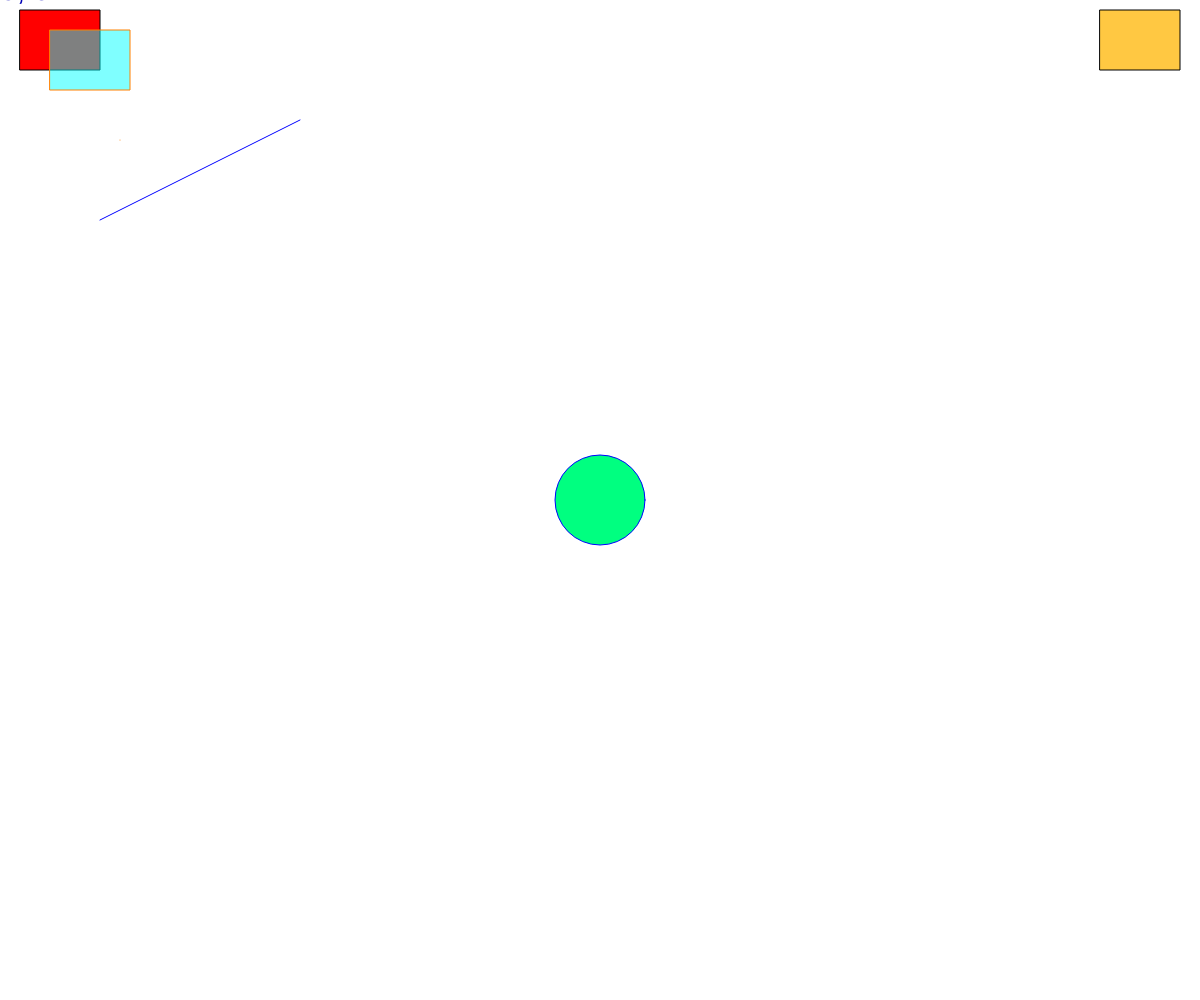
Frame 1 (no input)
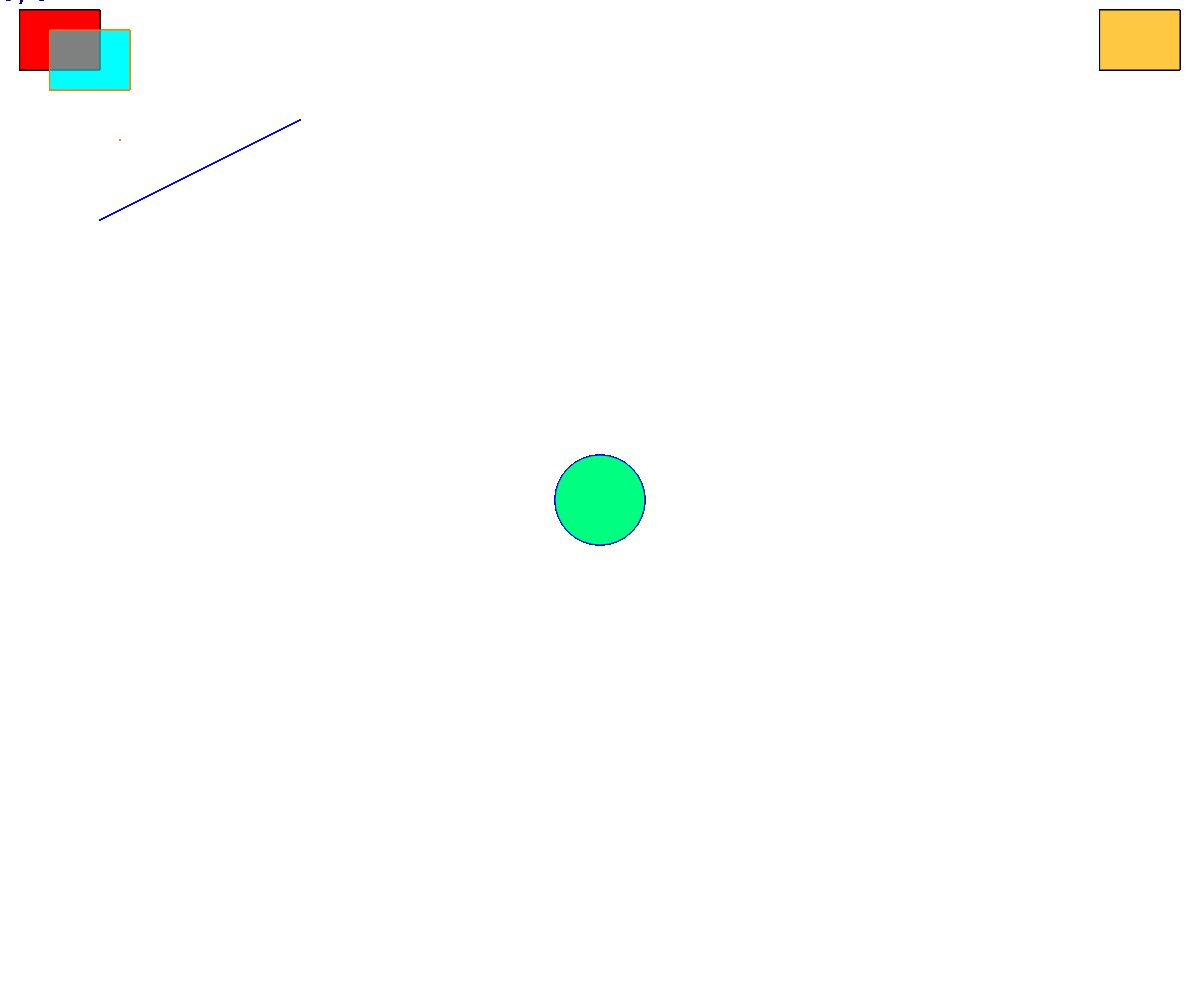
Frame 60 (no input)
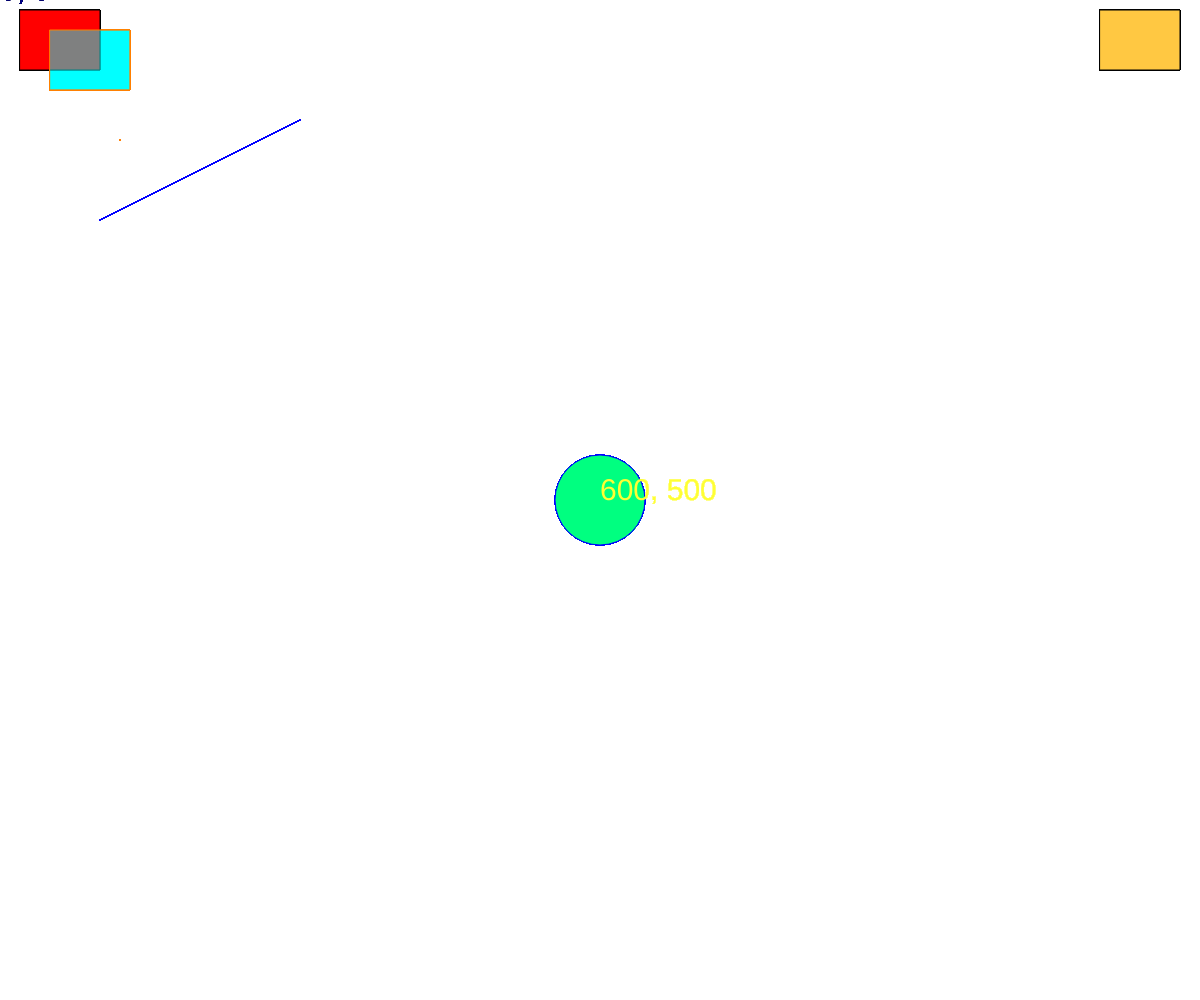
Frame 120 (the mouse pressed at the canvas centre since frame 60)

The p5.js sketch that drew these frames (run headless with seeded random() and noise() and a simulated clock; from frame 60 on, the mouse is pressed at the canvas centre):

// p5.js sketch
// ── sketch.js

function setup() {
	createCanvas(windowWidth, windowHeight)
}

function windowResized() {
	resizeCanvas(windowWidth, windowHeight)
}


function draw() {

	// background(255)

	stroke(0)
	fill(255, 0, 0)

	rect(20, 10, 80, 60)


	fill(255, 200, 66)
	rect(width - 80 - 20, 10, 80, 60)


	stroke(255, 128, 0)
	fill(0, 255, 255, 128)
	rect(50, 30, 80, 60)

	point(120, 140)

	// se i tre valori sono identici è possibile inserirne solo uno
	// stroke(255) equivale a stroke(255, 255, 255)
	stroke(0, 0, 255)
	line(100, 220, 300, 120)

	fill(0, 255, 128)
	circle( width/2, height/2, 90)

	noStroke()

	textSize(30)

	fill(mouseX, mouseY, random(255))
	text(mouseX + ", " + mouseY, mouseX, mouseY)

}
